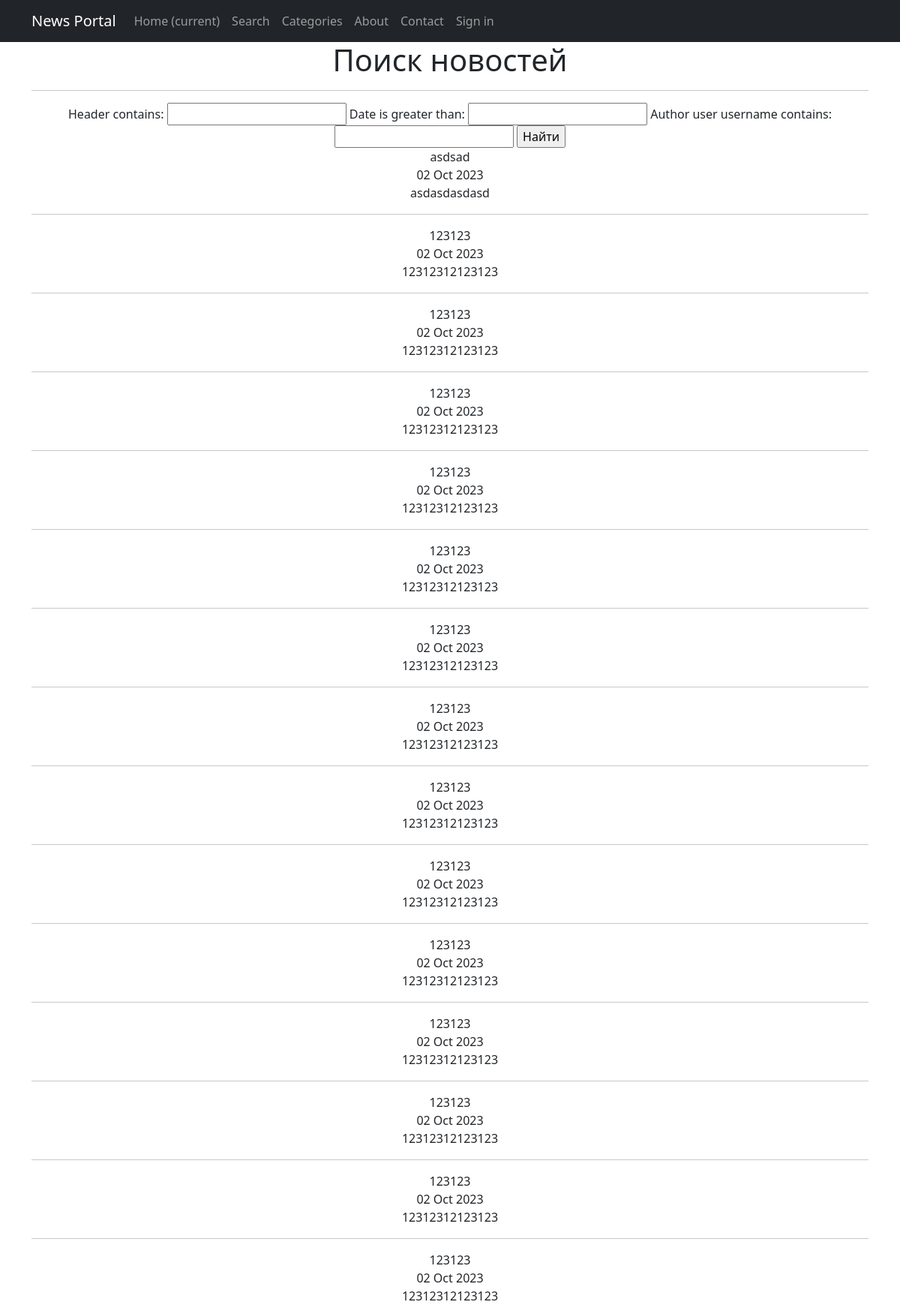
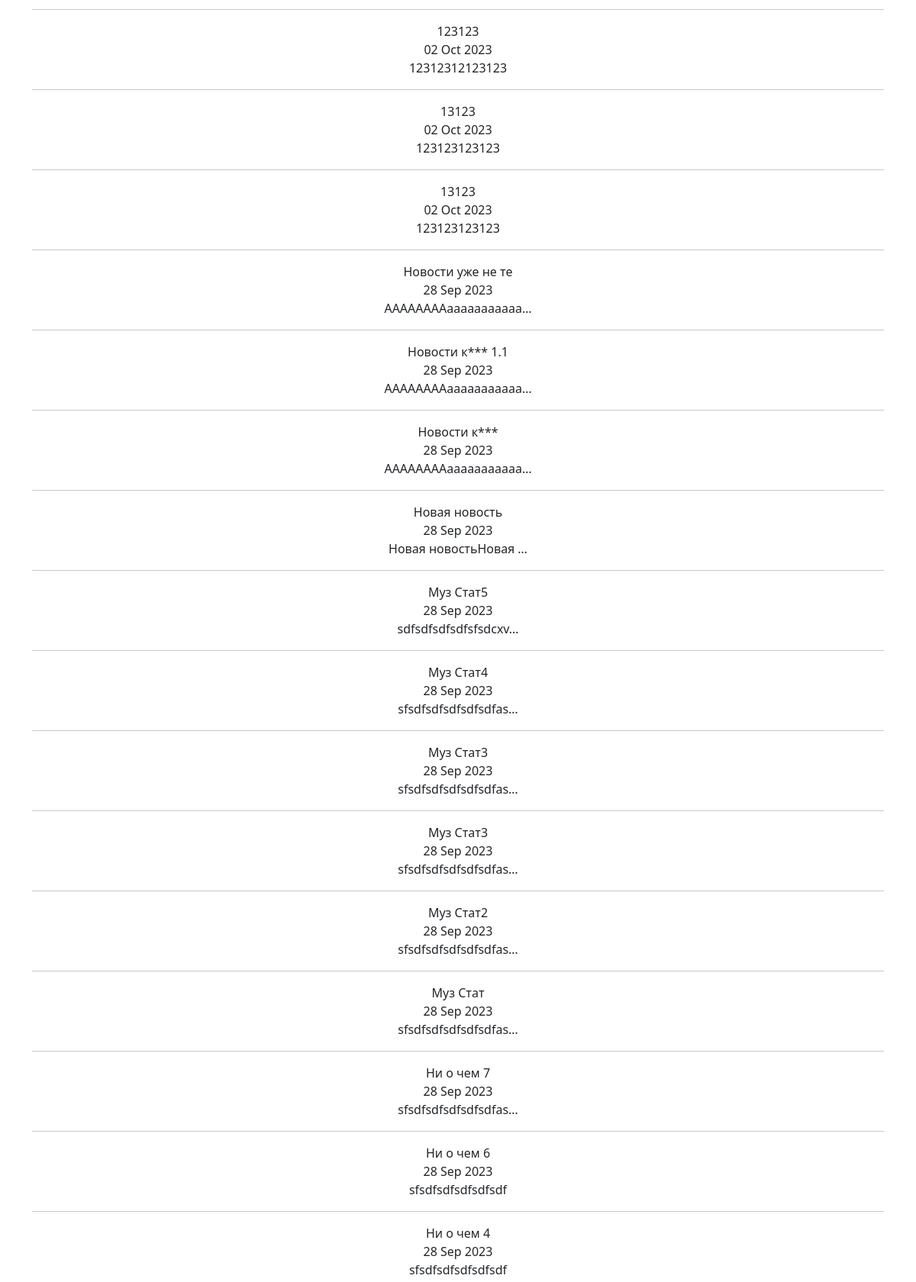
The app's page /news/search/ (upper part) with its own data (2 pictures, top to bottom).
### news/models.py (models this page shows, shortened)
class Post(models.Model):
    author = models.ForeignKey(Author, on_delete=models.CASCADE, related_name='posts')
    type = models.CharField(max_length=2, choices=POSTSTYPE, default=news)
    date = models.DateTimeField(auto_now_add=True)
    category = models.ManyToManyField(Category, through='PostCategory')
    header = models.CharField(max_length=255)
    text = models.TextField()
    rating = models.FloatField(default=0.0)

### news/views.py (the view)
# urls.py: path('search/', PostSearchView.as_view(), name='post_search'),
class PostSearchView(ListView):
    model = Post
    ordering = '-date'
    template_name = 'post_search.html'
    context_object_name = 'post_search'
    def get_context_data(self, **kwargs):
        context = super().get_context_data(**kwargs)
        context['filter'] = PostFilter(self.request.GET, queryset=self.get_queryset())
        return context

### news/templatetags/custom_filters.py (called while the page is built)
@register.filter()
def censor(value):
    if not isinstance(value, str):
        return value
    all_words = value.split(' ')
    censored_words = []
    for word in all_words:
        if word.lower() in OBSCENE_WORDS:
            word = word[0] + '*' * (len(word) - 1)
        censored_words.append(word)
    return ' '.join(censored_words)

### templates/post_search.html (shortened to what this page needs)
{% extends 'flatpages/default.html' %}
{% load custom_filters %}
{% block content %}
    <h1>Поиск новостей</h1>
    <hr>
    <form method="GET">
      {{ filter.form }}
      <input type="submit" value="Найти">
    </form>
    {% if filter.qs %}
        {% for post in filter.qs %}
            <div>{{ post.header|censor }}</div>
            <div>{{ post.date|date:'d M Y' }}</div>
            <div>{{ post.text|truncatechars:20|censor }}</div>
            <hr>
        {% endfor %}
    {% else %}
        <h2>Таких новостей не найдено!</h2>
    {% endif%}
{% endblock content %}

### records on screen
Post: header|censor "asdsad", date "02 Oct 2023", text|censor "asdasdasdasd"
Post: header|censor "123123", date "02 Oct 2023", text|censor "12312312123123"
Post: header|censor "123123", date "02 Oct 2023", text|censor "12312312123123"
Post: header|censor "123123", date "02 Oct 2023", text|censor "12312312123123"
Post: header|censor "123123", date "02 Oct 2023", text|censor "12312312123123"
Post: header|censor "123123", date "02 Oct 2023", text|censor "12312312123123"
Post: header|censor "123123", date "02 Oct 2023", text|censor "12312312123123"
Post: header|censor "123123", date "02 Oct 2023", text|censor "12312312123123"
Post: header|censor "123123", date "02 Oct 2023", text|censor "12312312123123"
Post: header|censor "123123", date "02 Oct 2023", text|censor "12312312123123"
Post: header|censor "123123", date "02 Oct 2023", text|censor "12312312123123"
Post: header|censor "123123", date "02 Oct 2023", text|censor "12312312123123"
Post: header|censor "123123", date "02 Oct 2023", text|censor "12312312123123"
Post: header|censor "123123", date "02 Oct 2023", text|censor "12312312123123"
Post: header|censor "123123", date "02 Oct 2023", text|censor "12312312123123"
Post: header|censor "123123", date "02 Oct 2023", text|censor "12312312123123"
Post: header|censor "13123", date "02 Oct 2023", text|censor "123123123123"
Post: header|censor "13123", date "02 Oct 2023", text|censor "123123123123"
Post: header|censor "Новости уже не те", date "28 Sep 2023", text|censor "ААААААААааааааааааа…"
Post: header|censor "Новости к*** 1.1", date "28 Sep 2023", text|censor "ААААААААааааааааааа…"
Post: header|censor "Новости к***", date "28 Sep 2023", text|censor "ААААААААааааааааааа…"
Post: header|censor "Новая новость", date "28 Sep 2023", text|censor "Новая новостьНовая …"
Post: header|censor "Муз Стат5", date "28 Sep 2023", text|censor "sdfsdfsdfsdfsfsdcxv…"
Post: header|censor "Муз Стат4", date "28 Sep 2023", text|censor "sfsdfsdfsdfsdfsdfas…"
Post: header|censor "Муз Стат3", date "28 Sep 2023", text|censor "sfsdfsdfsdfsdfsdfas…"
Post: header|censor "Муз Стат3", date "28 Sep 2023", text|censor "sfsdfsdfsdfsdfsdfas…"
Post: header|censor "Муз Стат2", date "28 Sep 2023", text|censor "sfsdfsdfsdfsdfsdfas…"
Post: header|censor "Муз Стат", date "28 Sep 2023", text|censor "sfsdfsdfsdfsdfsdfas…"
Post: header|censor "Ни о чем 7", date "28 Sep 2023", text|censor "sfsdfsdfsdfsdfsdfas…"
Post: header|censor "Ни о чем 6", date "28 Sep 2023", text|censor "sfsdfsdfsdfsdfsdf"
Post: header|censor "Ни о чем 4", date "28 Sep 2023", text|censor "sfsdfsdfsdfsdfsdf"
